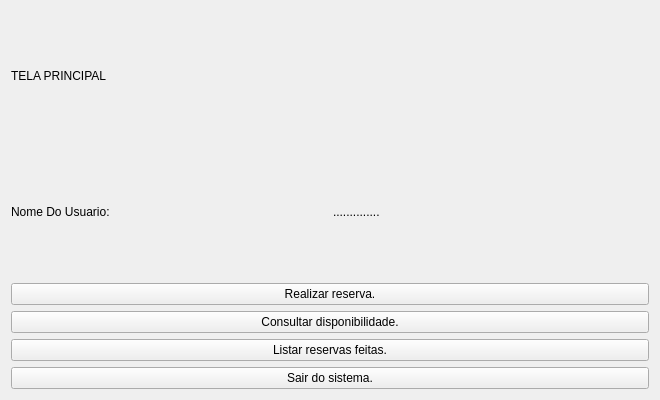
<?xml version="1.0" encoding="UTF-8"?>
<ui version="4.0">
 <class>PrincipalDialog</class>
 <widget class="QWidget" name="PrincipalDialog">
  <property name="geometry">
   <rect>
    <x>0</x>
    <y>0</y>
    <width>660</width>
    <height>400</height>
   </rect>
  </property>
  <property name="windowTitle">
   <string>Dialog</string>
  </property>
  <layout class="QVBoxLayout" name="verticalLayout">
   <item>
    <widget class="QLabel" name="label">
     <property name="text">
      <string>TELA PRINCIPAL</string>
     </property>
    </widget>
   </item>
   <item>
    <layout class="QHBoxLayout" name="horizontalLayout">
     <item>
      <widget class="QLabel" name="label_2">
       <property name="text">
        <string>Nome Do Usuario:</string>
       </property>
      </widget>
     </item>
     <item>
      <widget class="QLabel" name="labelNome">
       <property name="text">
        <string>..............</string>
       </property>
      </widget>
     </item>
    </layout>
   </item>
   <item>
    <widget class="QPushButton" name="pushButtonRealizar">
     <property name="text">
      <string>Realizar reserva.</string>
     </property>
    </widget>
   </item>
   <item>
    <widget class="QPushButton" name="pushButtonConsultar">
     <property name="text">
      <string>Consultar disponibilidade.</string>
     </property>
    </widget>
   </item>
   <item>
    <widget class="QPushButton" name="pushButtonListar">
     <property name="text">
      <string>Listar reservas feitas.</string>
     </property>
    </widget>
   </item>
   <item>
    <widget class="QPushButton" name="pushButtonSair">
     <property name="text">
      <string>Sair do sistema.</string>
     </property>
    </widget>
   </item>
  </layout>
 </widget>
 <resources/>
 <connections/>
</ui>
